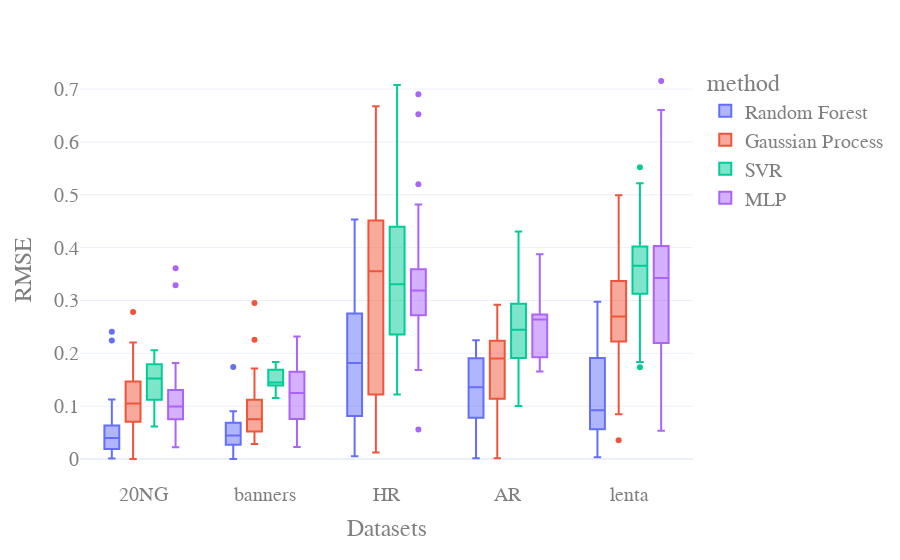

The notebook cell this image was saved under:
### Code cell
iplot(fig, image='svg')

### Figure 1 — Plotly figure (JSON) as saved in the notebook; plotly's stock layout.template omitted (floating-point values rounded to 4 significant figures; data arrays with more than 128 entries replaced by an {"elided": "..."} marker saying what was removed)
{"data": [{"alignmentgroup": "True", "hovertemplate": "method=Random Forest<br>dataset=%{x}<br>value=%{y}<extra></extra>", "legendgroup": "Random Forest", "marker": {"color": "#636efa"}, "name": "Random Forest", "notched": false, "offsetgroup": "Random Forest", "orientation": "v", "showlegend": true, "type": "box", "x": ["20NG", "20NG", "20NG", "20NG", "20NG", "20NG", "20NG", "20NG", "20NG", "20NG", "20NG", "20NG", "20NG", "20NG", "20NG", "20NG", "20NG", "20NG", "20NG", "20NG", "20NG", "20NG", "20NG", "20NG", "20NG", "20NG", "20NG", "20NG", "20NG", "20NG", "20NG", "banners", "banners", "banners", "banners", "banners", "banners", "banners", "banners", "banners", "banners", "banners", "banners", "banners", "banners", "banners", "banners", "banners", "banners", "banners", "banners", "banners", "banners", "banners", "banners", "banners", "HR", "HR", "HR", "HR", "HR", "HR", "HR", "HR", "HR", "HR", "HR", "HR", "HR", "HR", "HR", "HR", "HR", "HR", "HR", "HR", "HR", "HR", "HR", "HR", "HR", "AR", "AR", "AR", "AR", "AR", "AR", "AR", "AR", "AR", "AR", "AR", "AR", "AR", "AR", "AR", "AR", "AR", "AR", "lenta", "lenta", "lenta", "lenta", "lenta", "lenta", "lenta", "lenta", "lenta", "lenta", "lenta", "lenta", "lenta", "lenta", "lenta", "lenta", "lenta", "lenta", "lenta", "lenta", "lenta", "lenta", "lenta", "lenta", "lenta", "lenta"], "x0": " ", "xaxis": "x", "y": [0.01843, 0.2408, 0.04434, 0.0788, 0.001023, 0.002395, 0.03862, 0.04861, 0.04353, 0.06256, 0.06652, 0.008306, 0.00742, 0.004041, 0.05371, 0.0451, 0.04445, 0.02379, 0.1128, 0.11, 0.01495, 0.03585, 0.02721, 0.03955, 0.02104, 0.02657, 0.2242, 0.02906, 0.005473, 0.0683, 0.06383, 0.09042, 0.077, 0.04934, 0.0714, 0.174, 0.006113, 0.01018, 0.006916, 0.02798, 0.03041, 0.03356, 0.0683, 0.05597, 0.04676, 0.0116, 0.04592, 0.04467, 0.02929, 0.02472, 0.04332, 0.04167, 0.07825, 2.22e-16, 0.06874, 0.05897, 0.1412, 0.1104, 0.2503, 0.02184, 0.008103, 0.005206, 0.09371, 0.08676, 0.1817, 0.3662, 0.1085, 0.1275, 0.3896, 0.3485, 0.3141, 0.3851, 0.0658, 0.2359, 0.01352, 0.01651, 0.2507, 0.2624, 0.4531, 0.194, 0.2054, 0.07783, 0.06016, 0.08367, 0.1241, 0.2006, 0.1605, 0.1319, 0.01244, 0.1909, 0.2246, 0.2077, 0.03792, 0.1011, 0.1476, 0.2194, 0.001195, 0.1398, 0.1494, 0.05183, 0.04865, 0.003155, 0.2654, 0.1955, 0.08975, 0.05636, 0.05443, 0.1559, 0.05867, 0.2276, 0.1909, 0.1934, 0.1597, 0.115, 0.2075, 0.1681, 0.07726, 0.06022, 0.1685, 0.05872, 0.08257, 0.2977, 0.09461, 0.03344, 0.0187], "y0": " ", "yaxis": "y"}, {"alignmentgroup": "True", "hovertemplate": "method=Gaussian Process<br>dataset=%{x}<br>value=%{y}<extra></extra>", "legendgroup": "Gaussian Process", "marker": {"color": "#EF553B"}, "name": "Gaussian Process", "notched": false, "offsetgroup": "Gaussian Process", "orientation": "v", "showlegend": true, "type": "box", "x": {"elided": "139 str values"}, "x0": " ", "xaxis": "x", "y": {"elided": "139 float values"}, "y0": " ", "yaxis": "y"}, {"alignmentgroup": "True", "hovertemplate": "method=SVR<br>dataset=%{x}<br>value=%{y}<extra></extra>", "legendgroup": "SVR", "marker": {"color": "#00cc96"}, "name": "SVR", "notched": false, "offsetgroup": "SVR", "orientation": "v", "showlegend": true, "type": "box", "x": ["20NG", "20NG", "20NG", "20NG", "20NG", "20NG", "20NG", "20NG", "20NG", "20NG", "banners", "banners", "banners", "banners", "banners", "banners", "banners", "banners", "banners", "banners", "HR", "HR", "HR", "HR", "HR", "HR", "HR", "HR", "HR", "HR", "HR", "HR", "HR", "HR", "HR", "HR", "HR", "HR", "HR", "HR", "HR", "HR", "HR", "HR", "HR", "HR", "AR", "AR", "AR", "AR", "AR", "AR", "AR", "AR", "AR", "AR", "AR", "AR", "AR", "AR", "AR", "AR", "AR", "AR", "AR", "AR", "lenta", "lenta", "lenta", "lenta", "lenta", "lenta", "lenta", "lenta", "lenta", "lenta", "lenta", "lenta", "lenta", "lenta", "lenta", "lenta", "lenta", "lenta", "lenta", "lenta", "lenta", "lenta", "lenta", "lenta", "lenta", "lenta", "lenta", "lenta"], "x0": " ", "xaxis": "x", "y": [0.1468, 0.1121, 0.1737, 0.1816, 0.158, 0.2058, 0.1794, 0.1253, 0.06157, 0.1089, 0.1688, 0.1547, 0.1433, 0.127, 0.1391, 0.1409, 0.1801, 0.1836, 0.1154, 0.1466, 0.3308, 0.268, 0.1674, 0.1891, 0.3055, 0.505, 0.4012, 0.4114, 0.3035, 0.3591, 0.2355, 0.3135, 0.2455, 0.2155, 0.2321, 0.4806, 0.3304, 0.7078, 0.4394, 0.4617, 0.4683, 0.4546, 0.4148, 0.3911, 0.1221, 0.181, 0.3166, 0.2636, 0.156, 0.202, 0.2811, 0.1984, 0.2155, 0.3608, 0.1001, 0.2224, 0.1601, 0.3068, 0.2373, 0.3116, 0.2743, 0.2517, 0.1843, 0.1122, 0.2659, 0.4303, 0.388, 0.3256, 0.4005, 0.3965, 0.3566, 0.3293, 0.3521, 0.2754, 0.3442, 0.264, 0.3356, 0.2624, 0.4224, 0.491, 0.3855, 0.1837, 0.1735, 0.5141, 0.5221, 0.4042, 0.552, 0.448, 0.3673, 0.3001, 0.3984, 0.2938, 0.3829, 0.3641], "y0": " ", "yaxis": "y"}, {"alignmentgroup": "True", "hovertemplate": "method=MLP<br>dataset=%{x}<br>value=%{y}<extra></extra>", "legendgroup": "MLP", "marker": {"color": "#ab63fa"}, "name": "MLP", "notched": false, "offsetgroup": "MLP", "orientation": "v", "showlegend": true, "type": "box", "x": ["20NG", "20NG", "20NG", "20NG", "20NG", "20NG", "20NG", "20NG", "20NG", "20NG", "20NG", "20NG", "20NG", "20NG", "20NG", "20NG", "20NG", "20NG", "20NG", "banners", "banners", "banners", "banners", "banners", "banners", "banners", "banners", "banners", "banners", "banners", "banners", "banners", "banners", "banners", "banners", "banners", "banners", "banners", "banners", "banners", "HR", "HR", "HR", "HR", "HR", "HR", "HR", "HR", "HR", "HR", "HR", "HR", "HR", "HR", "HR", "HR", "HR", "HR", "HR", "HR", "HR", "AR", "AR", "AR", "AR", "AR", "AR", "AR", "lenta", "lenta", "lenta", "lenta", "lenta", "lenta", "lenta", "lenta", "lenta", "lenta", "lenta", "lenta", "lenta", "lenta", "lenta", "lenta", "lenta", "lenta", "lenta"], "x0": " ", "xaxis": "x", "y": [0.1816, 0.09941, 0.117, 0.1311, 0.1451, 0.08722, 0.07194, 0.02356, 0.02221, 0.08471, 0.08797, 0.05734, 0.05758, 0.1229, 0.1297, 0.3288, 0.3612, 0.09354, 0.1011, 0.1654, 0.1649, 0.1725, 0.06363, 0.07011, 0.0773, 0.2166, 0.2317, 0.1296, 0.02264, 0.0279, 0.1703, 0.1516, 0.1072, 0.06034, 0.1476, 0.1088, 0.1249, 0.1153, 0.09932, 0.1387, 0.2945, 0.5198, 0.3684, 0.1682, 0.05601, 0.3205, 0.3293, 0.2083, 0.3211, 0.2648, 0.2398, 0.3446, 0.6904, 0.2742, 0.2983, 0.6524, 0.3053, 0.3562, 0.3191, 0.4817, 0.2779, 0.2279, 0.1807, 0.1658, 0.2676, 0.3877, 0.264, 0.2754, 0.2873, 0.3884, 0.7154, 0.6604, 0.2658, 0.1895, 0.1747, 0.05333, 0.3862, 0.3646, 0.1394, 0.2809, 0.4378, 0.4758, 0.274, 0.3425, 0.204, 0.4036, 0.4011], "y0": " ", "yaxis": "y"}], "layout": {"boxmode": "group", "font": {"color": "#7f7f7f", "family": "Courier New, monospace", "size": 20}, "legend": {"title": {"text": "method"}, "tracegroupgap": 0}, "margin": {"t": 60}, "xaxis": {"anchor": "y", "domain": [0, 1], "title": {"text": "Datasets"}}, "yaxis": {"anchor": "x", "domain": [0, 1], "title": {"text": "RMSE"}}}}
